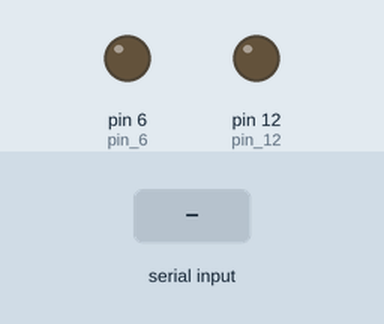
Simulated run of this sketch. Board: Arduino Uno, built with avr-gcc and run on an emulated ATmega328P. On the bench: output pins drawn as LEDs (lit = HIGH). Inputs (shaded band) come from the test bench. What the sketch prints to the serial monitor is not drawn.

Above: at 1.2 s.
1.3 s: "a\n" received over Serial
At 2.09 s:
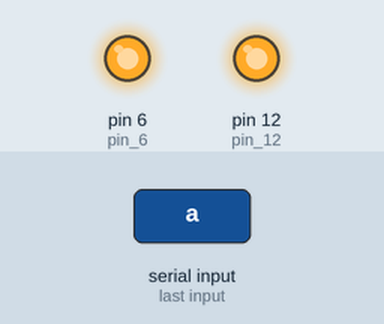
6.0 s: "b\n" received over Serial
At 7.3 s:
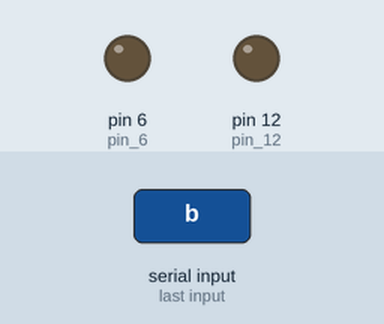
Timing chart, 0 to 9.0 s (numbered marks = the images above; inputs shaded):
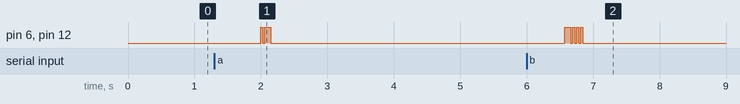

Measured:
- after the input at 1.3 s, pin 6 (pin_6), pin 12 (pin_12): LOW → HIGH after 0.70 s, → LOW 0.03 s later, → HIGH 0.03 s later, → LOW 0.09 s later
- after the input at 6.0 s, pin 6 (pin_6), pin 12 (pin_12): LOW → HIGH after 0.57 s, then repeats every 0.06 s: LOW 0.03 s, HIGH 0.03 s, until it stays LOW from 6.8 s

The sketch:

morse_code_translator3.ino
```cpp
/*
 * Morse Code Translator
 * Takes serial input & translates it
 * into Morse Code which is then sent
 * to a buzzer & LED
 *
 *
 * by learnelectronics
 * 15 MAR 2017
 *
 * www.youtube.com/c/learnelectronics
 * arduino0169@gmail.com
 *
 *
 * NOTE: INPUT MUST BE IN CAPS
 */

//-------------------------------------------------------------------------------------------------
//                                           LIBRARIES
//-------------------------------------------------------------------------------------------------

//NO LIBRARIES NECESSARY

//-------------------------------------------------------------------------------------------------
//                                            DEFINES
//-------------------------------------------------------------------------------------------------

//NO DEFINES NECESSARY

//-------------------------------------------------------------------------------------------------
//                                           VARIABLES
//-------------------------------------------------------------------------------------------------

String mCode = "";                                //string to store serial inut
byte mCodeLength = 0;                             //byte to store length of mCode
byte space = 150;                                 //delay for spacing
char i;                                           //char for parsing of mCode


//-------------------------------------------------------------------------------------------------
//                                             SETUP
//-------------------------------------------------------------------------------------------------

void setup() {
  Serial.begin(9600);                             //start serial comms for debuging
  pinMode(6,OUTPUT);                              //pin 6 (buzzer) set for OUTPUT
  pinMode(12,OUTPUT);                             //pin 12 (LED) set for OUTPUT
}

//-------------------------------------------------------------------------------------------------
//                                          FUNCTIONS
//-------------------------------------------------------------------------------------------------

void dot(){
  digitalWrite(6,HIGH);                           //buzzer on
  digitalWrite(12,HIGH);                          //LED on
  delay(30);                                     //on for 100ms
  digitalWrite(6,LOW);                            //buzzer off
  digitalWrite(12,LOW);                           //LED off
  delay(30);                                     //wait for 100ms
  Serial.print(".");
}

void dash(){
  digitalWrite(6,HIGH);                           //buzzer on
  digitalWrite(12,HIGH);                          //LED on
  delay(90);                                     //on for 300ms
  digitalWrite(6,LOW);                            //buzzer off
  digitalWrite(12,LOW);                           //LED off
  delay(30);                                     //wait for 100ms
   Serial.print("-");
}
void putspace()
{
  delay(space);

}

void send(String ch)
{
    int length = ch.length();
    for (int i = 0; i < length; i++)
    {
        if (ch.charAt(i) == '.')
        {
            dot();
        }
        else if (ch.charAt(i) == '-')
        {
            dash();
        }
    }
    delay(90);
}


void translate(){                                 //translate characters to Morse Code
  switch(toLowerCase(i)){
    case 'a':    send(".-");    break;
    case 'b':    send("-...");      break;
    case 'c':    send("-.-.");      break;
    case 'd':    send("-..");      break;
    case 'e':    send(".");      break;
    case 'f':    send("..-.");      break;
    case 'g':    send("--.");      break;
    case 'h':    send("....");      break;
    case 'i':    send("..");      break;
    case 'j':    send(".---");      break;
    case 'k':    send("-.-");      break;
    case 'l':    send(".-..");      break;
    case 'm':    send("--");      break;
    case 'n':    send("-.");      break;
    case 'o':    send("---");      break;
    case 'p':    send(".--.");      break;
    case 'q':    send("--.-");      break;
    case 'r':    send(".-.");      break;
    case 's':    send("...");      break;
    case 't':    send("-");      break;
    case 'u':    send("..-");      break;
    case 'v':    send("...-");      break;
    case 'w':    send(".--");      break;
    case 'x':    send("-..-");      break;
    case 'y':    send("-.--");      break;
    case 'z':    send("--..");      break;
    case '1':    send(".----");      break;
    case '2':    send("..---");      break;
    case '3':    send("...--");      break;
    case '4':    send("....-");      break;
    case '5':    send(".....");      break;
    case '6':    send("-....");      break;
    case '7':    send("--...");      break;
    case '8':    send("---..");      break;
    case '9':    send("----.");      break;
    case '0':    send("-----");      break;


       default:
         putspace();
       break;

  }
   Serial.print(" ");
}

void doString(){                                  //parse the string
  mCodeLength = mCode.length();                   //get the length of the string
  for(int x = 0;x<=mCodeLength;x++){              //repeat until reach end of string
    i = mCode.charAt(x);                          //get character at pos x
    translate();                                  //translate character to Morse Code
  }
}
//-------------------------------------------------------------------------------------------------
//                                              LOOP
//-------------------------------------------------------------------------------------------------

void loop() {
 while (Serial.available()) {                     //when something comes through serial
    char inChar = (char)Serial.read();            //get the new byte
    mCode += inChar;                              // add it to mCode
    if (inChar == '\n') {                         //if receive as CR
      Serial.println(mCode);
      doString();                                 //process the string
  }

 }
   delay(1000);                                    //delay between strings
   mCode = "";                                     //reset string
}
```
